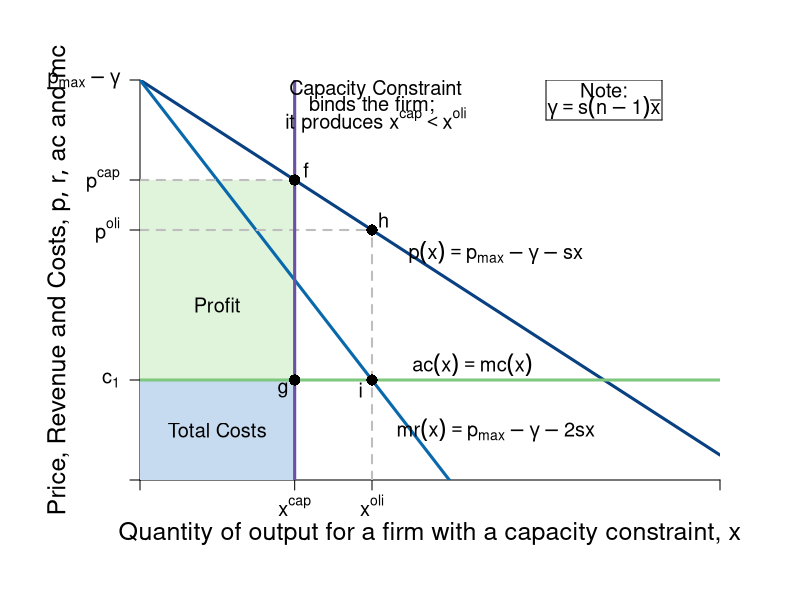

R code for this plot:
#Graph Designer: Simon Halliday + Scott Cohn
#Authors: Bowles and Halliday
#Title: Coordination, Conflict and Competition: A Text in Microeconomics

require(shape)
pdf(file = "competitionmarkets/cournot_cap/cournot_cap_4.pdf", width = 9, height = 7)

#Set parameters for graphics
axislabelsize <- 1.5
labelsize <- 1.2
graphlinewidth <- 3
segmentlinewidth <- 2

COL <- c("#7fc97f", "#beaed4", "#fdc086", "#ffff99", "#386cb0", "#f0027f", "#bf5b17", "#666666")
COLA <- c("#e0f3db", "#99d8c9","#66c2a4","#41ae76", "#238b45", "#005824")
COLB <- c("#c6dbef", "#4eb3d3", "#2b8cbe", "#0868ac","#084081")
COLC <- c("#fcfbfd", "#efedf5", "#dadaeb", "#bcbddc", "#9e9ac8", "#807dba", "#6a51a3", "#54278f", "#3f007d")

#Edited the margins to cater for the larger LHS labels
par(mar =  c(6, 7, 4, 4))

AvgRevenue <- function(x, s = 0.5, pmax = 20, c1 = 2, n = 5, xbar = 6){
  pmax -s*(n-1)*xbar -s*x
}

MRevenue <- function(x,  s = 0.5, pmax = 20, c1 = 2, n = 5,  xbar = 6){
  pmax - s*(n-1)*xbar -2*s*x
}

AvgCost <- function(x, c0 = 2, c1 = 2){
  c0/x + c1
}

xlims <- c(0, 15)
ylims <- c(0, 8)

npts <- 501 
x <- seq(xlims[1], xlims[2], length.out = npts)
y <- seq(ylims[1], ylims[2], length.out = npts) 
a <- c(13, 16.75, 19.25)

plot(0, 0, xlim = xlims, ylim = ylims, type = "n",
     xlab = expression(paste("")),
     ylab = expression(paste("")), 
     xaxt = "n", 
     yaxt = "n", 
     cex.lab = axislabelsize, 
     bty = "n",
     xaxs="i", 
     yaxs="i")

ticksy <- c(0, 2, AvgRevenue(x = 6), AvgRevenue(x = 4), ylims[2])
ylabels <- c(NA, expression(paste(c[1])), expression(paste(p^{oli})), expression(paste(p^{cap})), expression(paste(p[max] - gamma)))
ticksx <- c(0, 4, 6,  xlims[2])
xlabels <- c(NA, expression(paste(x^{cap})), expression(paste(x^{oli})), NA)

axis(1, at = ticksx, pos = 0, labels = xlabels, cex.axis = labelsize)
axis(2, at = ticksy, pos = 0, labels = ylabels, las = 1, cex.axis = labelsize)

npts <- 500 
xx1 <- seq(xlims[1], xlims[2], length.out = npts)
xx3 <- seq(2, 6, length.out = npts)

#Draw the polygon for profit
xpoly1 <- c(0, 4, 4, 0, 0)
ypoly1 <- c(2, 2, AvgRevenue(x = 4), AvgRevenue(x = 4), 2)
polygon(x = xpoly1, y = ypoly1, col=COLA[1], density=NULL, border = NA)

#Draw the polygon for costs
xpoly2 <- c(0, 4, 4, 0, 0)
ypoly2 <- c(0, 0, 2, 2, 2)
polygon(x = xpoly2, y = ypoly2, col=COLB[1], density=NULL, border = NA)

lines(xx1, AvgRevenue(xx1), col = COLB[5], lwd = graphlinewidth)
lines(xx1, MRevenue(xx1), col = COLB[4], lwd = graphlinewidth)

#Label the axes
mtext(expression(paste("Quantity of output for a firm with a capacity constraint, ", x)), side=1, line = 2.5, cex = axislabelsize)
text(-2.1, 0.5*ylims[2], expression(paste("Price, Revenue and Costs, ", list(p, r, ac), " and ", mc)), xpd = TRUE, cex = axislabelsize, srt = 90) 

text(8.6, 2.3, expression(paste(ac(x) == mc(x))), cex = labelsize)
text(9.2, 4.55, expression(paste(p(x) == p[max] - gamma - s*x)), cex = labelsize)
text(9.2, 1, expression(paste(mr(x) == p[max] - gamma - 2*s*x)), cex = labelsize)

#Labels cost and profit areas
text(2, 1, expression("Total Costs"), cex = labelsize)
text(2, 3.5, expression("Profit"), cex = labelsize)

#Draw segments for total costs
segments(0, AvgRevenue(x = 4), 4, AvgRevenue(x = 4), lty = 2, col = "gray" , lwd = segmentlinewidth)
segments(0, AvgRevenue(x = 6), 6, AvgRevenue(x = 6), lty = 2, col = "gray" , lwd = segmentlinewidth)
segments(6, 0, 6, AvgRevenue(x = 6), lty = 2, col = "gray" , lwd = segmentlinewidth)
segments(0, 2, xlims[2], 2, lty = 1, col = COL[1] , lwd = graphlinewidth)

#Segment for capacity constraint
segments(4, 0, 4, ylims[2], lty = 1, col = COLC[7] , lwd = graphlinewidth)

#Label Points for comparison
points(6, MRevenue(x = 6), pch = 16, col = "black", cex = 1.5)
text(5.7, MRevenue(x = 6) - 0.2, expression(i), cex = labelsize)

points(6, AvgRevenue(x = 6), pch = 16, col = "black", cex = 1.5)
text(6.3, AvgRevenue(x = 6) + 0.2, expression(h), cex = labelsize)

points(4, AvgRevenue(x = 4), pch = 16, col = "black", cex = 1.5)
text(4.3, AvgRevenue(x = 4) + 0.2, expression(f), cex = labelsize)

points(4, 2, pch = 16, col = "black", cex = 1.5)
text(3.7, 2 - 0.2, expression(g), cex = labelsize)

text(12, 7.8, expression(paste("Note:")), cex = labelsize)
text(12, 7.45, expression(paste(gamma == s*(n-1)*bar(x))), cex = labelsize)
segments(10.5, 7.2, 13.5, 7.2, lty = 1, col = "black" , lwd = 1)
segments(10.5, 8, 13.5, 8, lty = 1, col = "black" , lwd = 1)
segments(10.5, 7.2, 10.5, 8, lty = 1, col = "black" , lwd = 1)
segments(13.5, 7.2, 13.5, 8, lty = 1, col = "black" , lwd = 1)

text(6.1, 7.8, expression(paste("Capacity Constraint")), cex = labelsize)
text(6, 7.5, expression(paste("binds the firm;")), cex = labelsize)
text(6.1, 7.2, expression(paste("it produces ", x^{cap} < x^{oli})), cex = labelsize)

dev.off()
